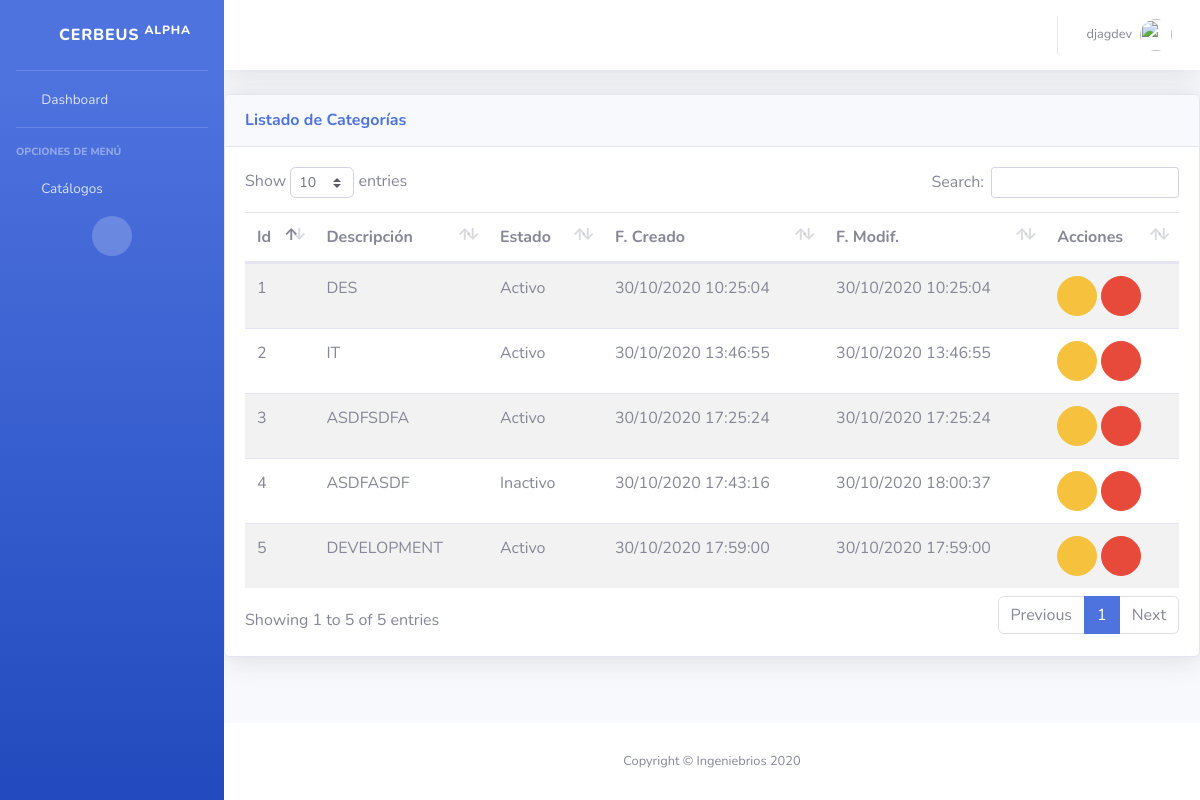
The app's page /inv/categorias/ (signed in) with its own data.
### inv/models.py (models this page shows, shortened)
class Categoria(ClaseModelo):
    descripcion = models.CharField(
        max_length=100,
        help_text = 'Descripción de la Categoría',
        unique=True,
    )
    class Meta:
        verbose_name_plural= "Categorías"

### inv/views.py (the view)
# urls.py: path('categorias/',CategoriaView.as_view(), name = 'categoria_list'),
class CategoriaView(LoginRequiredMixin, generic.ListView):
    permission_required = "inv.view_categoria"
    model = Categoria
    template_name = 'inv/categoria_list.html'
    context_object_name = 'obj'

### inv/templates/inv/categoria_list.html (shortened to what this page needs)
{% extends 'base/base.html' %}
{% block page_content %}
<div class="card shadow mb-4">
    <div class="card-header py-3 d-flex flex-row align-items-center justify-content-between">
      <h6 class="m-0 font-weight-bold text-primary">Listado de Categorías</h6>
      <div class="dropdown no-arrow">
        <a class="dropdown-toggle" href="#" role="button" id="dropdownMenuLink" data-toggle="dropdown" aria-haspopup="true" aria-expanded="false">
          <i class="fas fa-ellipsis-v fa-sm fa-fw text-gray-400"></i>
        </a>
      </div>
    </div>
    <div class="card-body">
      {% if not obj %}
      <div class="alert alert-info">No hay categorías</div>
      {% else %}
      <table class="table table-striped table-hover">
          <thead>
              <th>Id</th>
              <th>Descripción</th>
              <th>Estado</th>
              <th>F. Creado</th>
              <th>F. Modif.</th>
              <th class="all">Acciones</th>
          </thead>
          <tbody>
              {% for item in obj %}
              <tr>
                  <td>{{ item.id }}</td>
                  <td>{{ item.descripcion }}</td>
                  <td>{{ item.estado|yesno:"Activo,Inactivo" }}</td>
                  <td>{{ item.fc|date:"d/m/Y H:i:s" }}</td>
                  <td>{{ item.fm|date:"d/m/Y H:i:s" }}</td>
                  <td>
                    <a href="{% url 'inv:categoria_edit' item.id %}" class="btn btn-warning btn-circle" role="button"><i class="far fa-edit"></i></a>
                    <a href="{% url 'inv:categoria_del' item.id %}" class="btn btn-danger btn-circle" role="button"><i class="far fa-trash-alt"></i></a>
                  </td>
              </tr>
              {% endfor %}
          </tbody>
      </table>
      {% endif %}
    </div>
  </div>
{% endblock %}

### templates/base/base.html (shortened to what this page needs)
{% load static %}
<!DOCTYPE html>
<html lang="es">
<head>
    <link href="{% static 'base/vendor/fontawesome-free/css/all.min.css' %}" rel="stylesheet" type="text/css">
    <link href="{% static 'base/css/sb-admin-2.min.css' %}" rel="stylesheet">
    <link href="{% static 'base/vendor/datatables/dataTables.bootstrap4.min.css' %}" rel="stylesheet">
    <link href="{% static 'base/vendor/jquery_confirm/jquery-confirm.min.css' %}" rel="stylesheet">
</head>
<body id="page-top" class="bg-gradient-primary">
    {% block side_bar %}
    <div id="wrapper">
        <ul class="navbar-nav bg-gradient-primary sidebar sidebar-dark accordion" id="accordionSidebar">
            <a class="sidebar-brand d-flex align-items-center justify-content-center"
                href="{% url 'basescerbeus:home' %}">
                <div class="sidebar-brand-icon rotate-n-15">
                    <i class="fas fa-laugh-wink"></i>
                </div>
                <div class="sidebar-brand-text mx-3">CERBEUS <sup>Alpha</sup></div>
            </a>
            <hr class="sidebar-divider my-0">
            <li class="nav-item">
                <a class="nav-link" href="{% url 'basescerbeus:home' %}">
                    <i class="fas fa-fw fa-tachometer-alt"></i>
                    <span>Dashboard</span></a>
            </li>
            <hr class="sidebar-divider">
            <div class="sidebar-heading">
                Opciones de Menú
            </div>
            <li class="nav-item">
                <a class="nav-link collapsed" href="#" data-toggle="collapse" data-target="#collapseTwo"
                    aria-expanded="true" aria-controls="collapseTwo">
                    <i class="fas fa-fw fa-cog"></i>
                    <span>Catálogos</span>
                </a>
            </li>
            <div class="text-center d-none d-md-inline">
                <button class="rounded-circle border-0" id="sidebarToggle"></button>
            </div>
        </ul>
        {% endblock side_bar %}
        <div id="content-wrapper" class="d-flex flex-column">
            <div id="content">
                {% block top_bar%}
                <nav class="navbar navbar-expand navbar-light bg-white topbar mb-4 static-top shadow">
                    <ul class="navbar-nav ml-auto">
                        <li class="nav-item dropdown no-arrow">
                            <a class="nav-link dropdown-toggle" href="#" id="userDropdown" role="button"
                                data-toggle="dropdown" aria-haspopup="true" aria-expanded="false">
                                <span class="mr-2 d-none d-lg-inline text-gray-600 small">{{ user.username }}</span>
                                <img class="img-profile rounded-circle" src="{% static 'base\img\user.png' %}">
                            </a>
                        </li>
                    </ul>
                </nav>
                {% endblock top_bar%}
                {% block page_content%}{% endblock page_content%}
                {% block footer %}
            </div>
            <footer class="sticky-footer bg-white">
                <div class="container my-auto">
                    <div class="copyright text-center my-auto">
                        <span>Copyright &copy; Ingeniebrios 2020</span>
                    </div>
                </div>
            </footer>
        </div>
    </div>
    {% endblock footer %}
</body>
</html>

### records on screen
Categoria: id "1", descripcion "DES", estado "Activo", fc "30/10/2020 10:25:04", fm "30/10/2020 10:25:04"
Categoria: id "2", descripcion "IT", estado "Activo", fc "30/10/2020 13:46:55", fm "30/10/2020 13:46:55"
Categoria: id "3", descripcion "ASDFSDFA", estado "Activo", fc "30/10/2020 17:25:24", fm "30/10/2020 17:25:24"
Categoria: id "4", descripcion "ASDFASDF", estado "Inactivo", fc "30/10/2020 17:43:16", fm "30/10/2020 18:00:37"
Categoria: id "5", descripcion "DEVELOPMENT", estado "Activo", fc "30/10/2020 17:59:00", fm "30/10/2020 17:59:00"

### other values on screen
{{ user.username }} "djagdev"
